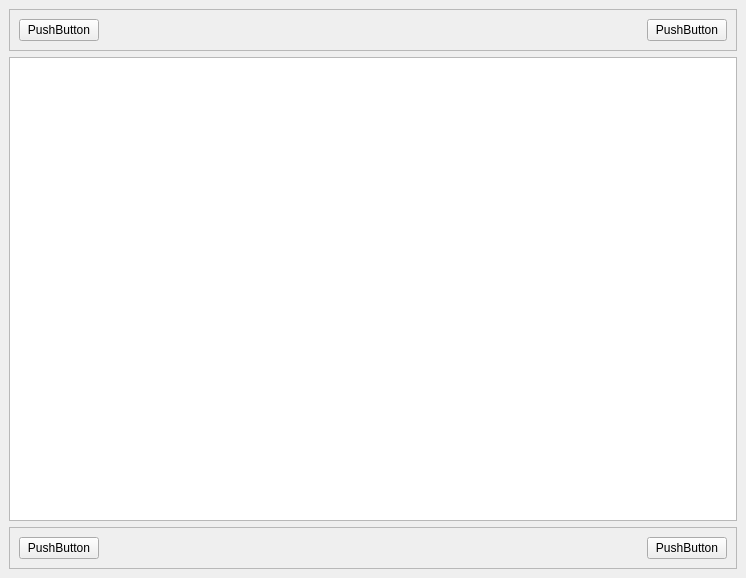
<?xml version="1.0" encoding="UTF-8"?>
<ui version="4.0">
 <class>NovelContent</class>
 <widget class="QWidget" name="NovelContent">
  <property name="geometry">
   <rect>
    <x>0</x>
    <y>0</y>
    <width>746</width>
    <height>578</height>
   </rect>
  </property>
  <property name="windowTitle">
   <string>Form</string>
  </property>
  <layout class="QGridLayout" name="gridLayout">
   <property name="leftMargin">
    <number>0</number>
   </property>
   <property name="topMargin">
    <number>0</number>
   </property>
   <property name="rightMargin">
    <number>0</number>
   </property>
   <property name="bottomMargin">
    <number>0</number>
   </property>
   <property name="spacing">
    <number>0</number>
   </property>
   <item row="0" column="0">
    <widget class="QWidget" name="widget" native="true">
     <layout class="QGridLayout" name="gridLayout_2">
      <item row="0" column="0">
       <widget class="QFrame" name="frame">
        <property name="frameShape">
         <enum>QFrame::Shape::StyledPanel</enum>
        </property>
        <property name="frameShadow">
         <enum>QFrame::Shadow::Raised</enum>
        </property>
        <layout class="QGridLayout" name="gridLayout_4">
         <item row="0" column="2">
          <widget class="QPushButton" name="pushButton_3">
           <property name="text">
            <string>PushButton</string>
           </property>
          </widget>
         </item>
         <item row="0" column="1">
          <spacer name="horizontalSpacer_2">
           <property name="orientation">
            <enum>Qt::Orientation::Horizontal</enum>
           </property>
           <property name="sizeHint" stdset="0">
            <size>
             <width>40</width>
             <height>20</height>
            </size>
           </property>
          </spacer>
         </item>
         <item row="0" column="0">
          <widget class="QPushButton" name="pushButton_4">
           <property name="text">
            <string>PushButton</string>
           </property>
          </widget>
         </item>
        </layout>
       </widget>
      </item>
      <item row="1" column="0">
       <widget class="TextBrowser" name="textBrowser"/>
      </item>
      <item row="2" column="0">
       <widget class="QFrame" name="frame_2">
        <property name="frameShape">
         <enum>QFrame::Shape::StyledPanel</enum>
        </property>
        <property name="frameShadow">
         <enum>QFrame::Shadow::Raised</enum>
        </property>
        <layout class="QGridLayout" name="gridLayout_3">
         <item row="0" column="1">
          <spacer name="horizontalSpacer">
           <property name="orientation">
            <enum>Qt::Orientation::Horizontal</enum>
           </property>
           <property name="sizeHint" stdset="0">
            <size>
             <width>40</width>
             <height>20</height>
            </size>
           </property>
          </spacer>
         </item>
         <item row="0" column="2">
          <widget class="QPushButton" name="pushButton">
           <property name="text">
            <string>PushButton</string>
           </property>
          </widget>
         </item>
         <item row="0" column="0">
          <widget class="QPushButton" name="pushButton_2">
           <property name="text">
            <string>PushButton</string>
           </property>
          </widget>
         </item>
        </layout>
       </widget>
      </item>
     </layout>
    </widget>
   </item>
  </layout>
 </widget>
 <customwidgets>
  <customwidget>
   <class>TextBrowser</class>
   <extends>QTextBrowser</extends>
   <header>qfluentwidgets</header>
  </customwidget>
 </customwidgets>
 <resources/>
 <connections/>
</ui>
